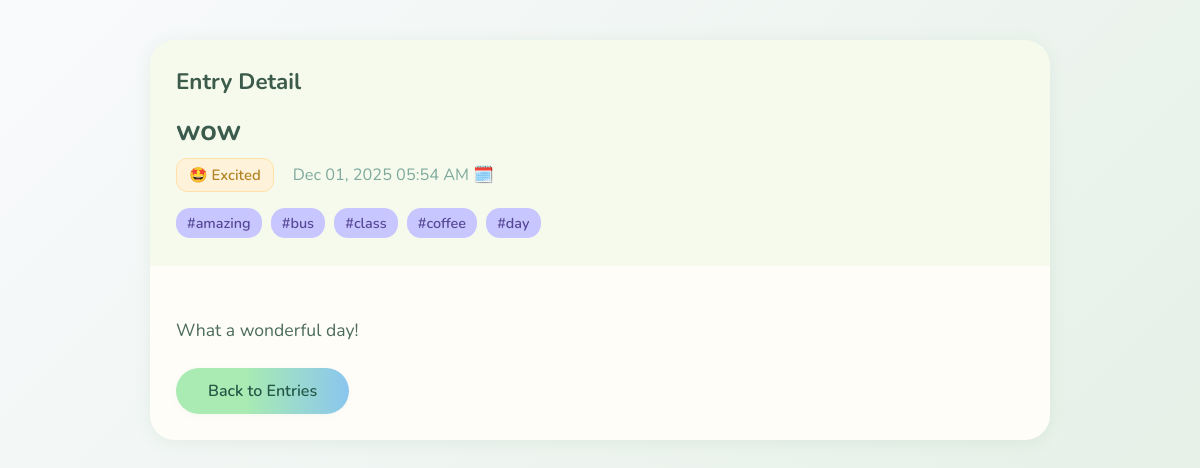
Page /entry/31 (signed in) on the committed database.
### app.py (models this page shows)
class Entry(db.Model):
    id = db.Column(db.Integer, primary_key=True)
    title = db.Column(db.String(150), nullable=False, default="")
    text = db.Column(db.Text, nullable=False)
    tags = db.Column(db.String(200), nullable=True)
    mood = db.Column(db.String(50), nullable=True)
    date_created = db.Column(db.DateTime, default=datetime.utcnow)
    user_id = db.Column(db.Integer, db.ForeignKey('user.id'), nullable=False)

### app.py (the view)
@app.route('/entry/<int:entry_id>')
def view_entry(entry_id):
    if 'user_id' not in session:
        return redirect(url_for('login'))
    entry = Entry.query.get_or_404(entry_id)
    if entry.user_id != session['user_id']:
        flash('Unauthorized access.', 'danger')
        return redirect(url_for('view_entries'))
    from_search = request.args.get('from_search') == '1'
    search_params = {
        'keyword':   request.args.get('keyword', ''),
        'tags':      request.args.get('tags', ''),
        'mood':      request.args.get('mood', 'all'),
        'date_from': request.args.get('date_from', ''),
        'date_to':   request.args.get('date_to', ''),
        'page':      request.args.get('page', 1),
    }
    return render_template(
        'single_entry.html',     # ⚠️ 保持文件名 single_entry.html
        entry=entry,
        from_search=from_search,
        search_params=search_params
    )

### templates/single_entry.html (shortened to what this page needs)
<!DOCTYPE html>
<html lang="en">
<head>
</head>
<body>
<div class="page-wrapper">
    <div class="entry-card">
        <div class="entry-top">
            <div class="page-title">Entry Detail</div>
            <div class="entry-title">{{ entry.title }}</div>
            <div class="meta-row">
                {% if entry.mood == 'joyful' %}
                    <span class="badge mood-badge">😀 Joyful</span>
                {% elif entry.mood == 'sad' %}
                    <span class="badge mood-badge">😢 Sad</span>
                {% elif entry.mood == 'angry' %}
                    <span class="badge mood-badge">😡 Angry</span>
                {% elif entry.mood == 'fearful' %}
                    <span class="badge mood-badge">😨 Fearful</span>
                {% elif entry.mood == 'excited' %}
                    <span class="badge mood-badge">🤩 Excited</span>
                {% elif entry.mood == 'calm' %}
                    <span class="badge mood-badge">😐 Calm</span>
                {% else %}
                    <span class="badge mood-badge">⚪ Neutral</span>
                {% endif %}
                <span class="date-text">
                    {{ entry.date_created.strftime('%b %d, %Y %I:%M %p') }} 🗓️
                </span>
            </div>
            {% if entry.tags %}
            <div class="tags-row">
                {% for tag in entry.tags.split(',') %}
                    {% set clean_tag = tag.strip().lstrip('#') %}
                    {% if clean_tag %}
                        <span class="badge tag-badge">#{{ clean_tag }}</span>
                    {% endif %}
                {% endfor %}
            </div>
            {% endif %}
        </div>
        <div class="entry-bottom">
            <div class="entry-text">
                {{ entry.text }}
            </div>
            <div class="actions">
                {% if from_search %}
    <a href="{{ url_for(
            'search_entries',
            keyword=search_params.keyword,
            tags=search_params.tags,
            mood=search_params.mood,
            date_from=search_params.date_from,
            date_to=search_params.date_to,
            page=search_params.page,
            from_search=1
        ) }}" class="btn back-btn">
        Back to Search
    </a>
{% else %}
    <a href="{{ url_for('view_entries') }}" class="btn back-btn">
        Back to Entries
    </a>
{% endif %}
            </div>
        </div>
    </div>
</div>
</body>
</html>

### templates/single_entry.html (style rules this page uses)
body { background: linear-gradient(135deg, #f9fafc 0%, #e5f0e7 100%); font-family: 'Nunito', 'Segoe UI', sans-serif; margin: 0; }
.page-wrapper { max-width: 900px; margin: 40px auto; padding: 0 18px 40px 18px; }
.entry-card { border-radius: 25px; box-shadow: 0 2px 18px 0 rgba(70,140,90,0.09); overflow: hidden; }
.entry-top { background: #f5faed; padding: 26px 26px 20px 26px; }
.page-title { font-weight: 700; font-size: 1.4rem; color: #3c5b4b; margin-bottom: 14px; }
.entry-title { font-size: 1.8rem; font-weight: 700; color: #3b5b4d; margin-bottom: 6px; }
.meta-row { display: flex; flex-wrap: wrap; gap: 14px; align-items: center; margin-bottom: 12px; }
.date-text { color: #7ea99c; font-size: 1.02rem; }
.badge { display: inline-block; padding: 6px 12px; border-radius: 11px; font-size: 0.93rem; margin: 2px 5px 2px 0; }
.badge.mood-badge { background: #fff2db; color: #b18424; border: 1.5px solid #ffe1a7; font-weight: 600; }
.badge.tag-badge { background: #c8c6ff; color: #564897; font-size: 0.9rem; font-weight: 600; border-radius: 14px; padding: 5px 11px; }
.tags-row { margin-bottom: 6px; }
.entry-bottom { background: #fffdf8; padding: 22px 26px 26px 26px; }
.entry-text { font-size: 1.1rem; color: #4b6b5d; white-space: pre-line; word-break: break-word; line-height: 1.6; }
.actions { margin-top: 24px; }
.btn { background: linear-gradient(90deg, #a9ebb2 40%, #8ac6ee 100%); border: none; color: #245746; font-weight: 600; font-size: 1rem; padding: 12px 32px; border-radius: 27px; text-decoration: none; display: inline-block; box-shadow: 0 2px 7px 0 rgba(120,170,130,0.06); cursor: pointer; transition: background 0.2s, color 0.2s; }

### rows in the picture
Entry: title "wow", date_created "Dec 01, 2025 05:54 AM", text "What a wonderful day!"

### other values in the picture
{{ clean_tag }} "amazing" "bus" "class" "coffee" "day"
